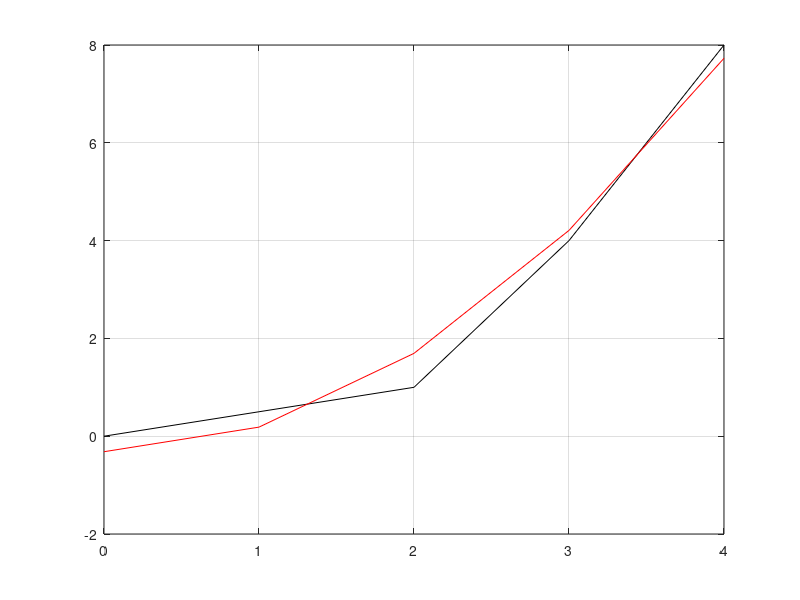

Write the MATLAB code that produced this figure.
clear
format short

% y(t) = a + b * (t^2)

t = linspace(0, 4, 5);
f = [0, 0.5, 1, 4, 8];

b0 = t.^0;
b1 = t.^2;

% c0*(b0 * b0) + c1*(b1*b0) = (f*b0)
% c0*(b0 * b1) + c1*(b1*b1) = (f*b1)
A = [b0*b0' b1*b0'
    b0*b1' b1*b1'];

a = [f*b0'
    f*b1'];

c = A\a;
c0 = c(1);
c1 = c(2);

fp = c0*b0 + c1*b1;
rozdiel = f - fp;
nadruhu = rozdiel.^2;
suma = sum(nadruhu);
e = sqrt(suma);
chyba = e / 5;

plot(t, f, "-k", t, fp, "-r")
grid on
